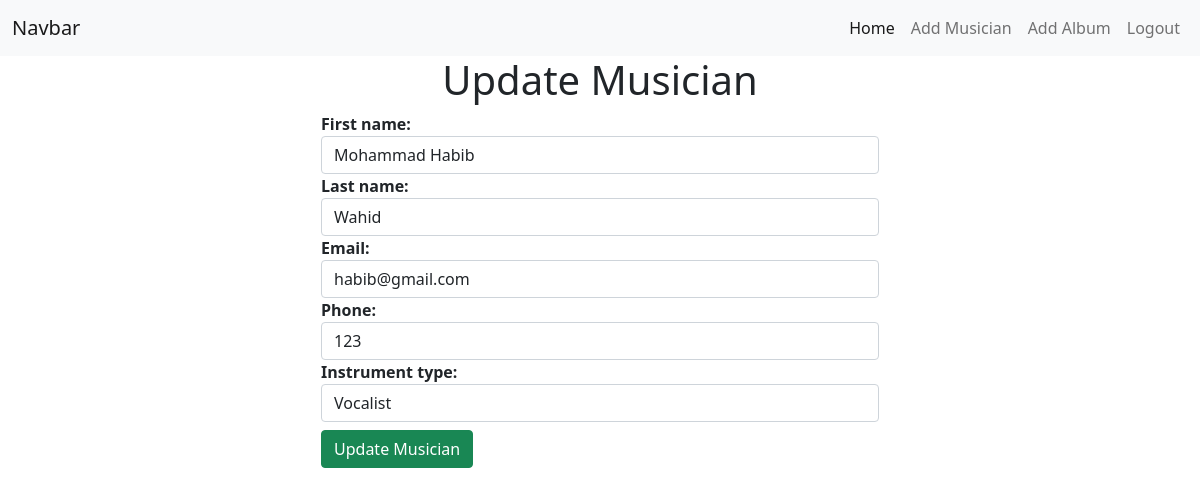
The page /musicians/edit_musician/3/ (signed in) on the database its author committed.
### musicians_app/models.py (models this page shows, shortened)
class Musician(models.Model):
    first_name = models.CharField(max_length = 50)
    last_name = models.CharField(max_length = 50)
    email = models.EmailField()
    phone = models.IntegerField()
    instrument_type = models.CharField(max_length = 50)

### musicians_app/views.py (the view, shortened to what this page needs)
# urls.py: path('edit_musician/<int:pk>/', UserUpdateView.as_view(), name='edit_musician'),
class UserUpdateView(UpdateView):
    model = Musician
    form_class = MusiicanForm
    template_name = 'musicians/add_musician.html'
    success_url = reverse_lazy('home')
    def get_context_data(self, **kwargs):
        context = super().get_context_data(**kwargs)
        context["type"] = 'Update'
        return context

### musicians_app/forms.py
class MusiicanForm(forms.ModelForm):
    class Meta:
        model = Musician
        fields = '__all__'

### musicians_app/templates/musicians/add_musician.html (shortened to what this page needs)
{% extends "base.html" %}
{% load crispy_forms_tags %}
{% block title %}
    <h1 class="text-center">{{type}} Musician</h1>
{% endblock title %}
{% block content %}
    <form style="width: 50%; margin:auto;" method="post" novlidate>
        {% for field in form %}
            <div>
                <strong>{{field.label_tag}}</strong>
            </div>
            {{field}}
        {% endfor %}
        <input type="submit" value="{{type}} Musician" class="btn btn-success my-2">
    </form>
{% endblock content %}

### rows shown on the page
Musician: form "Mohammad Habib" "Wahid" "habib@gmail.com" "123" "Vocalist"

### other values the page prints
{{ type }} "Update"
{{ field.label_tag }} "First name:" "Last name:" "Email:" "Phone:" "Instrument type:"
